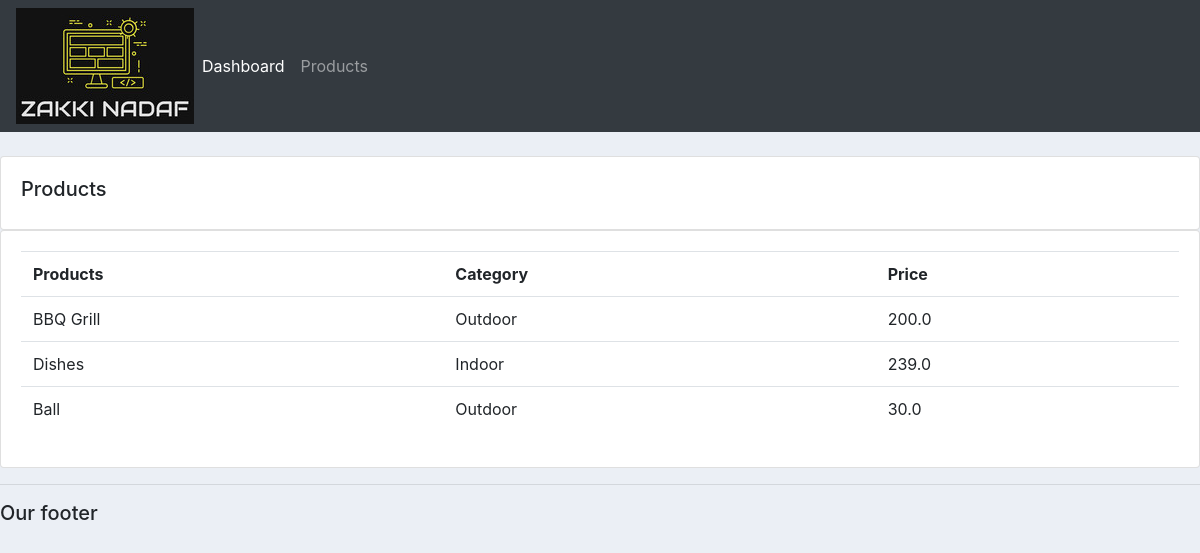
Screenshot of /products/ with the database file from the repository.
### accounts/models.py (models this page shows, shortened)
class Product(models.Model):
    CATEGORY=(
        ('Indoor','Indoor'),
        ('Outdoor','Outdoor'),
    )
    name=models.CharField(max_length=200,null=True)
    price=models.FloatField(null=True)
    category=models.CharField(max_length=200,null=True,choices=CATEGORY)
    discription=models.CharField(max_length=200,null=True,blank=True)
    date_created=models.DateTimeField(auto_now_add=True,null=True)
    tags=models.ManyToManyField(Tag)

### accounts/views.py (the view)
# urls.py: path('products/', views.products,name="products"),
def products(request):
    products=Product.objects.all()
    return render(request,'accounts/products.html',{'products':products})

### accounts/templates/accounts/products.html
{%  extends 'accounts/main.html' %}
{% block content %}
<br>
<div class="row">
    <div class="col-md">
        <div class="card card-body">
            <h5>Products</h5>
        </div>
        <div class="card card-body">
            <table class="table">
                <tr>
                    <th>Products</th>
                    <th>Category</th>
                    <th>Price</th>
                </tr>
                {% for i in products %}
                    <tr>
                        <td>{{i.name}}</td>
                        <td>{{i.category}}</td>
                        <td>{{i.price}}</td>
                    </tr>
                {% endfor %}
            </table>
        </div>
    </div>
</div>
{% endblock %}

### static/css/main.css (style rules this page uses)
body { background-color: #ebeff5; }

### rows the page displays
Product: name "BBQ Grill", category "Outdoor", price "200.0"
Product: name "Dishes", category "Indoor", price "239.0"
Product: name "Ball", category "Outdoor", price "30.0"
